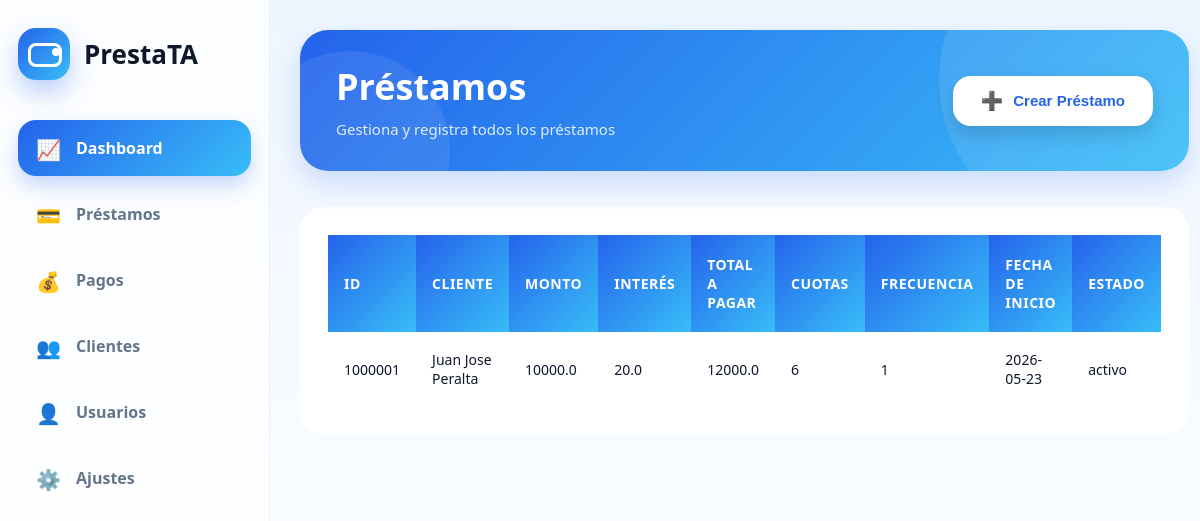
Screenshot of /prestamo with the database file from the repository.
### app/models.py (models this page shows)
class Prestamos(db.Model):
    __tablename__ = 'Prestamos'
    id = db.Column(db.Integer, autoincrement=True, primary_key=True)
    cliente_id = db.Column(db.Integer, db.ForeignKey('Clientes.id'), nullable=False)
    usuario_id = db.Column(db.Integer, db.ForeignKey('Usuarios.id'), nullable=False)
    monto = db.Column(db.Float)
    interes = db.Column(db.Float)
    total_pagar = db.Column(db.Float)
    cuotas = db.Column(db.Integer)
    frecuencia = db.Column(db.String(100))
    fecha_inicio = db.Column(db.Date)
    estado = db.Column(db.String(100), default='activo')

class Clientes(db.Model):
    __tablename__ = 'Clientes'
    id = db.Column(db.Integer, autoincrement=True, primary_key=True)
    nombre = db.Column(db.String(100))
    cedula = db.Column(db.Integer, unique=True)
    telefono = db.Column(db.Integer, unique=True)
    direccion = db.Column(db.String(100))
    creacion = db.Column(db.DateTime)
    user_id = db.Column(db.Integer, db.ForeignKey('Usuarios.id'), nullable=False)

### app/route.py (the view)
@main.route('/prestamo')
def prestamo():
    prestamos = Prestamos.query.all()
    clientes = Clientes.query.where(Clientes.id == Prestamos.cliente_id).all()
    return render_template('prestamo.html', prestamos=prestamos, clientes=clientes)

### app/templates/prestamo.html (shortened to what this page needs)
{% extends 'layout.html'%}
{% block content %}
<header class="header">
    <div class="header-content">
        <div class="header-title">
            <h1>Préstamos</h1>
            <p class="header-subtitle">Gestiona y registra todos los préstamos</p>
        </div>
        <button class="header-btn" onclick="">
            <span class="btn-icon">➕</span> Crear Préstamo
        </button>
    </div>
</header>
<div class="table-container">
    <table class="table">
        <thead class="table-head">
            <tr>
                <th>id</th>
                <th>Cliente </th>
                <th>Monto</th>
                <th>Interés</th>
                <th>Total a Pagar</th>
                <th>Cuotas</th>
                <th>Frecuencia</th>
                <th>Fecha de Inicio</th>
                <th>Estado</th>
            </tr>
        </thead>
        <tbody class="table-body">
        {% for cliente in clientes %}
        {% for prestamo in prestamos %}
        <tr>
            <td>{{ prestamo.id }}</td>
            <td>{{ cliente.nombre }}</td>
            <td>{{ prestamo.monto }}</td>
            <td>{{ prestamo.interes }}</td>
            <td>{{ prestamo.total_pagar }}</td>
            <td>{{ prestamo.cuotas }}</td>
            <td>{{ prestamo.frecuencia }}</td>
            <td>{{ prestamo.fecha_inicio }}</td>
            <td>{{ prestamo.estado }}</td>
        </tr>
        {% endfor %}
        {% endfor %}
        </tbody>
    </table>
</div>
{% endblock %}

### app/static/css/style.css (style rules this page uses)
* { margin:0; padding:0; box-sizing:border-box; }
:root { --primary:#2563eb; --primary-light:#38bdf8; --bg:#f1f5f9; --card:#ffffff; --text:#0f172a; --muted:#64748b; --success:#16a34a; --shadow: 0 10px 30px rgba(15,23,42,.08) --radius:28px; }
body { font-family: system-ui, sans-serif; background: linear-gradient(180deg,#eff6ff,#ffffff); color:var(--text); min-height:100vh; }
.header { background: linear-gradient(135deg, var(--primary), var(--primary-light)); border-radius: 28px; padding: 32px 36px; margin-bottom: 36px; box-shadow: 0 12px 30px rgba(37,99,235,.2); position: relative; overflow: hidden; }
.header::before { content: ""; position: absolute; width: 300px; height: 300px; border-radius: 50%; background: rgba(255,255,255,.1); top: -100px; right: -50px; }
.header::after { content: ""; position: absolute; width: 200px; height: 200px; border-radius: 50%; background: rgba(255,255,255,.08); bottom: -80px; left: -50px; }
.header-content { display: flex; justify-content: space-between; align-items: center; position: relative; z-index: 1; }
.header-title h1 { font-size: 36px; font-weight: 800; color: white; margin-bottom: 8px; }
.header-subtitle { color: rgba(255,255,255,.85); font-size: 15px; font-weight: 500; }
.header-btn { background: white; color: var(--primary); border: none; padding: 14px 28px; border-radius: 18px; font-weight: 700; cursor: pointer; transition: all .3s ease; display: flex; align-items: center; gap: 10px; box-shadow: 0 8px 20px rgba(0,0,0,.15); font-size: 15px; }
.btn-icon { font-size: 18px; }
.table-container { background: var(--card); border-radius: 24px; padding: 28px; box-shadow: var(--shadow); overflow: hidden; }
.table { width: 100%; border-collapse: collapse; margin: 0; }
.table-head th { background: linear-gradient(135deg, var(--primary), var(--primary-light)); color: white; padding: 20px 16px; text-align: left; font-weight: 700; font-size: 14px; letter-spacing: .5px; text-transform: uppercase; border: none; }
.table-body tr { border-bottom: 1px solid rgba(15,23,42,.08); transition: all .2s ease; }
.table-body tr:last-child { border-bottom: none; }
.table-body td { padding: 18px 16px; color: var(--text); font-size: 14px; }

### rows the page displays
Clientes: nombre "Juan Jose Peralta"
Prestamos: id "1000001", monto "10000.0", interes "20.0", total_pagar "12000.0", cuotas "6", frecuencia "1", fecha_inicio "2026-05-23", estado "activo"
